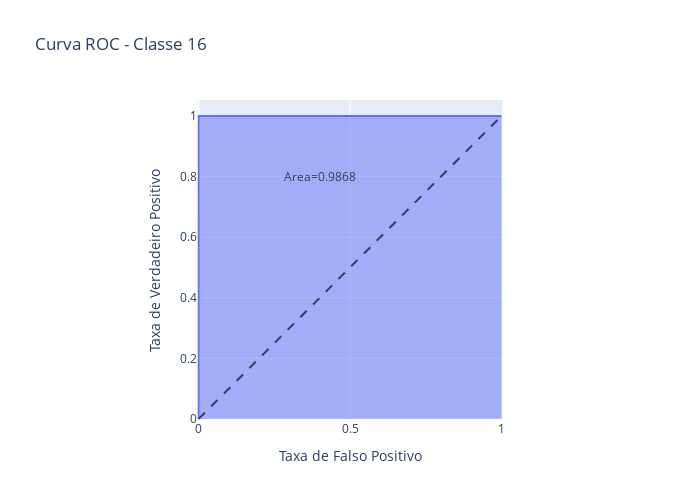

The code cell stored with this chart in its notebook:
### Markdown cell above
# Curva ROC Teste

### Code cell
# **Curva ROC**

#creating instance of one-hot-encoder
encoder = OneHotEncoder()

#perform one-hot encoding on 'team' column
y_test_hot = encoder.fit_transform(y_test.reshape(-1, 1)).toarray()
predito_hot = encoder.fit_transform(np.array(predito).reshape(-1,1)).toarray()
#predito_hot = np.insert(predito_hot, 37, np.zeros((5808, 1)).ravel(), axis=1)

print()
print(y_test_hot.shape)
print(predito_hot.shape)

# Compute ROC curve and ROC area for each class
fpr = dict()
tpr = dict()
roc_auc = dict()
for i in range(40):
    fpr[i], tpr[i], _ = roc_curve(y_test_hot[:,i], predito_hot[:,i], )
    roc_auc[i] = auc(fpr[i], tpr[i])

# Compute micro-average ROC curve and ROC area
fpr["micro"], tpr["micro"], _ = roc_curve(y_test_hot.ravel(), predito_hot.ravel())
roc_auc["micro"] = auc(fpr["micro"], tpr["micro"])


fig = px.area(
    x=fpr[16], y=tpr[16],
    title=f'Curva ROC - Classe 16',
    labels=dict(x='Taxa de Falso Positivo', y='Taxa de Verdadeiro Positivo'),
    width=700, height=500
)
fig.add_shape(
    type='line', line=dict(dash='dash'),
    x0=0, x1=1, y0=0, y1=1
)

fig.add_annotation(x=0.4, y=0.8, text=f'Area={auc(fpr["micro"], tpr["micro"]):.4f}', showarrow=False)

fig.update_yaxes(scaleanchor="x", scaleratio=1)
fig.update_xaxes(constrain='domain')
fig.show()

### Figure 1 — Plotly figure (JSON) as saved in the notebook; plotly's stock layout.template omitted (floating-point values rounded to 4 significant figures)
{"data": [{"fillpattern": {"shape": ""}, "hovertemplate": "Taxa de Falso Positivo=%{x}<br>Taxa de Verdadeiro Positivo=%{y}<extra></extra>", "legendgroup": "", "line": {"color": "#636efa"}, "marker": {"symbol": "circle"}, "mode": "lines", "name": "", "orientation": "v", "showlegend": false, "stackgroup": "1", "type": "scatter", "x": [0, 0.0001766, 1], "xaxis": "x", "y": [0, 1, 1], "yaxis": "y"}], "layout": {"annotations": [{"showarrow": false, "text": "Area=0.9868", "x": 0.4, "y": 0.8}], "height": 500, "legend": {"tracegroupgap": 0}, "shapes": [{"line": {"dash": "dash"}, "type": "line", "x0": 0, "x1": 1, "y0": 0, "y1": 1}], "title": {"text": "Curva ROC - Classe 16"}, "width": 700, "xaxis": {"anchor": "y", "constrain": "domain", "domain": [0, 1], "title": {"text": "Taxa de Falso Positivo"}}, "yaxis": {"anchor": "x", "domain": [0, 1], "scaleanchor": "x", "scaleratio": 1, "title": {"text": "Taxa de Verdadeiro Positivo"}}}}
